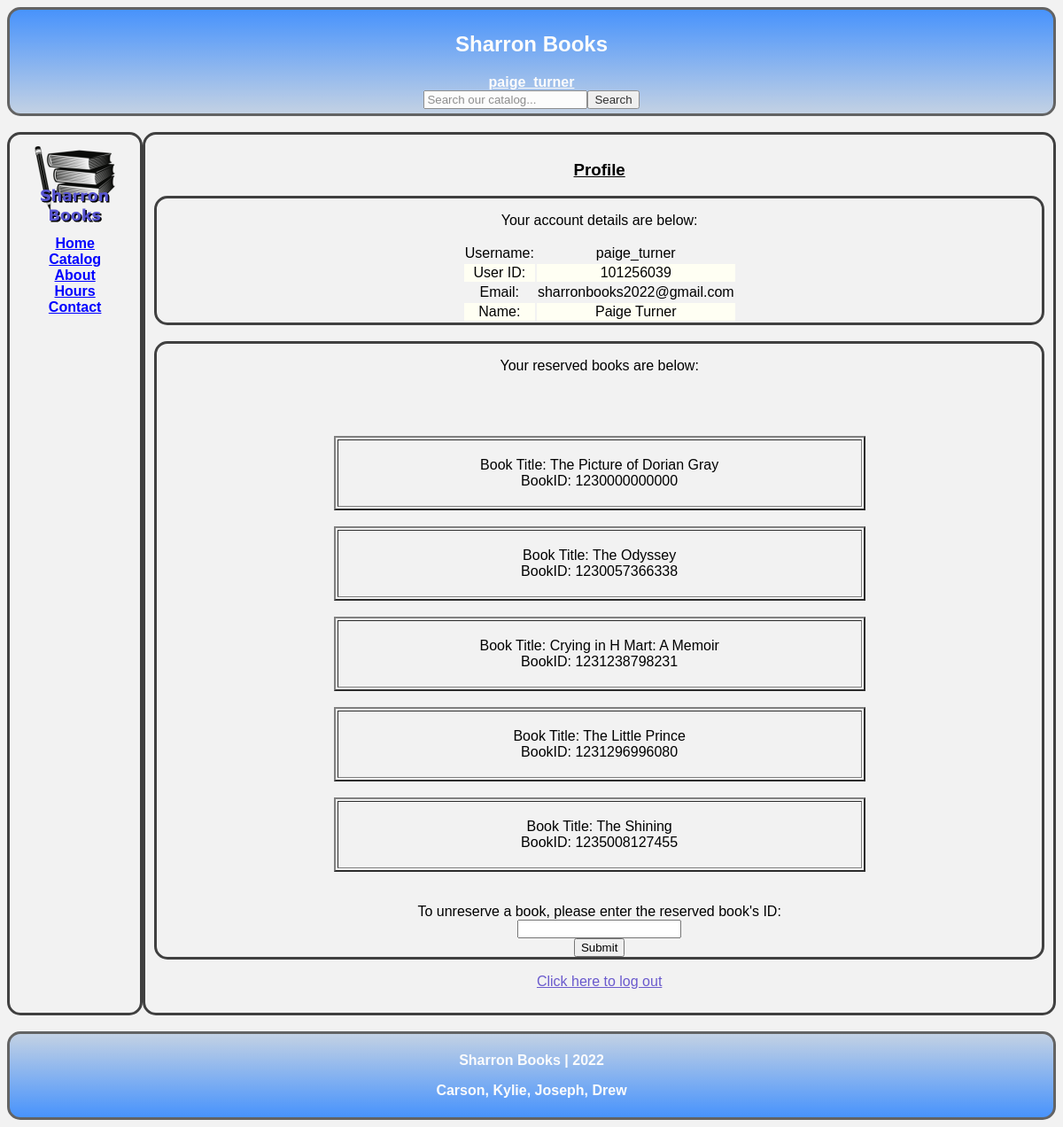
Page /profile.php (signed in) on the committed database.
### tables this page shows
CREATE TABLE `books` (
  `Title` varchar(255) NOT NULL,
  `Author` varchar(255) NOT NULL,
  `Publisher` varchar(255) NOT NULL,
  `Genre` varchar(255) NOT NULL,
  `YearPubbed` int(4) NOT NULL,
  `Description` text DEFAULT NULL,
  `BookID` decimal(13,0) NOT NULL,
  `CheckedOut` tinyint(1) NOT NULL DEFAULT 0,
  `ImageLocation` varchar(255) DEFAULT NULL
);

### profile.php (the view, shortened to what this page needs)
<?php
	include_once ('includes/create-home-header.php');
	include_once ('includes/create-hotbar.php');
    include_once ('includes/create-footer.php');
	require_once ('includes/cookie-login.php');
?>
<!DOCTYPE html>
<html lang="en">
<head>
	<link rel="stylesheet" href="css/main.css">
</head>
<body>
	<div class="linedUp">
		<div class="content">
			<h3 class = "heading" style="text-decoration: underline;"> Profile </h3>
			<div class="centered-box">
				<p>Your account details are below:</p>
				<table>
					<tr>
						<td>Username:</td>
						<td><?=$_SESSION['login_username']?></td>
					</tr>
					<tr>
						<td>User ID:</td>
						<td><?=$_SESSION['login_user']?></td>
					</tr>
					<tr>
						<td>Email:</td>
						<td><?=$_SESSION['login_email']?></td>
					</tr>
					<tr>
						<td>Name:</td>
						<td><?=$_SESSION['login_firstname']?> <?=$_SESSION['login_lastname']?></td>
					</tr>
				</table>
			</div>
			<br>
			<div class="centered-box">
				<?php
					if(isset($_SESSION['login_user']))
					{
						echo "<p>Your reserved books are below:</p>";
						echo "<br><br>";
						$Query = $db->Query(sprintf("SELECT books.BookID, books.Title
														FROM bookreserve
														INNER JOIN books
														ON bookreserve.BookID=books.BookID
														WHERE bookreserve.UserID = '%s'", $_SESSION['login_user']));
						while($Row = mysqli_fetch_array($Query))
						{
							echo "<table border=\"2\"align=\"center\"width=\"600\">";
							echo("</td><td>");
							echo "<div class=\"Form2\">";
							echo '<br /> Book Title: ' .$Row['Title'];
							echo '<br /> BookID:       ' .$Row['BookID'];
							echo '<br /> <br />';
							echo "</div>";
							echo "<br>";
						}
						echo "</table>\n";
						echo "</select><br><br>";
						echo "<div class=\"Form2\">";
						echo "<form action=\"Unreserve.php\" method=\"POST\">";
						echo "To unreserve a book, please enter the reserved book's ID:<br>";
						echo "<input type=\"text\" name=\"BookID\" required ><br>";
						echo "<input type=\"submit\" value=\"Submit\">";
						echo "</form>";
						echo "</div>";
					}
				?>
			</div>
			<p>
			<a href="includes/logout.php" class="link"> Click here to log out </a>
			</p>
		</div>
	</div>
</body>
</html>

### css/main.css (style rules this page uses)
body { text-align: center; background-color: #F2F2F2; }
div { font-family: sans-serif; }
.content { border: 3px solid #404040; border-radius: 15px; padding: 10px; flex-basis: 100%; }
.linedUp { display: flex; justify-content: center; align-content: space-between; }
a:link { color: slateblue; }
.centered-box { border: 3px solid #404040; border-radius: 15px; display:flex; flex-direction: column; justify-content: center; align-content: space-between; align-items: center; }
table tr:nth-child(even) { background-color: #fffff3; }

### rows in the picture
books: Title "The Picture of Dorian Gray", BookID "1230000000000"
books: Title "The Odyssey", BookID "1230057366338"
books: Title "Crying in H Mart: A Memoir", BookID "1231238798231"
books: Title "The Little Prince", BookID "1231296996080"
books: Title "The Shining", BookID "1235008127455"

### other values in the picture
$_SESSION['login_username'] "paige_turner"
$_SESSION['login_user'] "101256039"
$_SESSION['login_email'] "sharronbooks2022@gmail.com"
$_SESSION['login_firstname'] "Paige"
$_SESSION['login_lastname'] "Turner"
